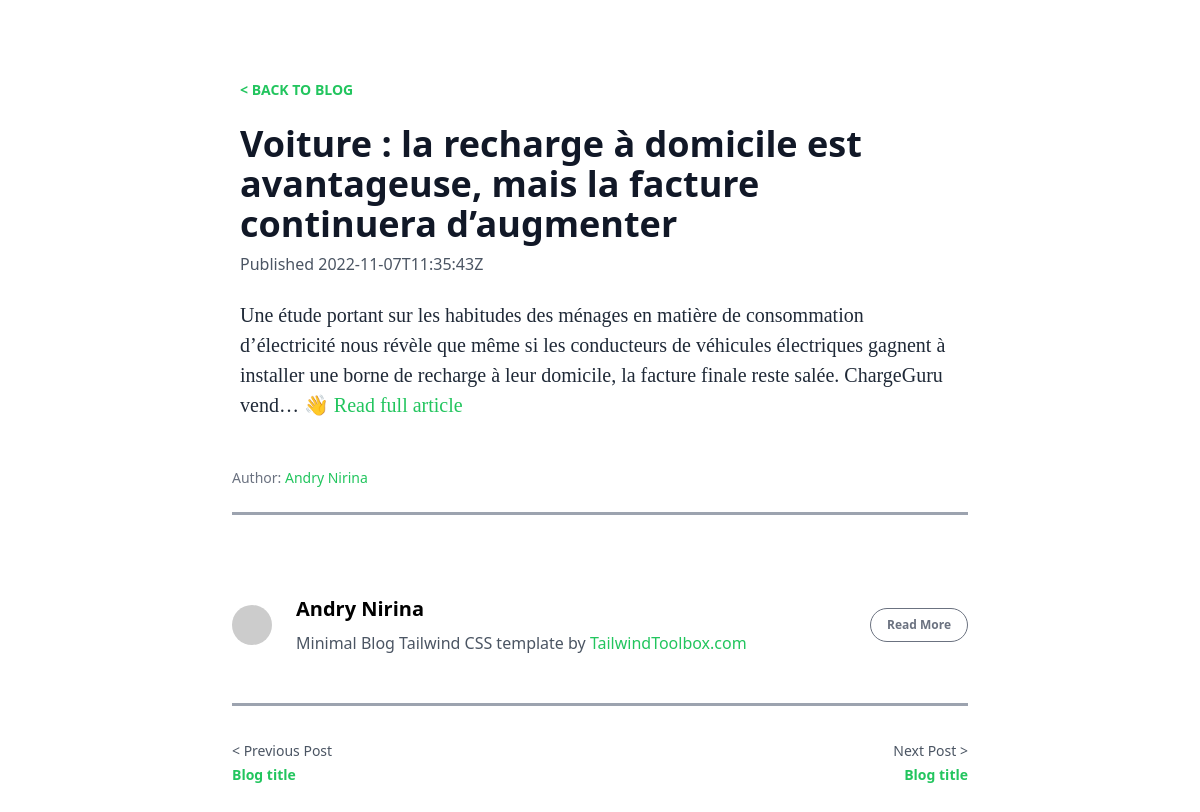
Screenshot of /detail/voiture-la-recharge-a-domicile-est-avantageuse-mais-la-facture-continuera-daugmenter/ with the database file from the repository.
### myapp/models.py (models this page shows, shortened)
class PostModel(models.Model):
    source = models.CharField(max_length=100,null=True,blank=True)
    title = models.CharField(max_length=100,null=True,blank=True)
    slug = models.SlugField(max_length=100,null=True,blank=True)
    author = models.CharField(max_length=20,null=True,blank=True)
    description = models.TextField(null=True,blank=True)
    publishedAt = models.CharField(max_length=100,null=True,blank=True)
    content = models.TextField(null=True,blank=True)
    url = models.CharField(max_length=1000,null=True,blank=True)
    urlToImage = models.CharField(max_length=1000,null=True,blank=True)

### myapp/views.py (the view)
# urls.py: path('detail/<slug:slug>/', views.detail, name='detail'),
def detail(request,slug):
    post_obj = get_object_or_404(PostModel,slug=slug)
    context = {
        'post_obj':post_obj,
    }
    return render(request,'detail.html',context)

### templates/detail.html (shortened to what this page needs)
<!DOCTYPE html>
<html lang="en">
<head>
    <link rel="stylesheet" href="https://unpkg.com/tailwindcss@2.2.19/dist/tailwind.min.css" />
    <script src="https://cdn.tailwindcss.com"></script>
</head>
<body>
    <div class="container w-full md:max-w-3xl mx-auto pt-20">
        <div class="w-full px-4 md:px-6 text-xl text-gray-800 leading-normal" style="font-family:Georgia,serif;">
            <div class="font-sans">
                <p class="text-base md:text-sm text-green-500 font-bold">&lt; <a style="cursor: pointer;"
                   onclick="history.go(-1)"
                        class="text-base md:text-sm text-green-500 font-bold no-underline hover:underline">BACK TO
                        BLOG</a></p>
                <h1 class="font-bold font-sans break-normal text-gray-900 pt-6 pb-2 text-3xl md:text-4xl">
                    {{post_obj.title}}</h1>
                <p class="text-sm md:text-base font-normal text-gray-600">Published {{post_obj.publishedAt}}</p>
            </div>
            <p class="py-6">
                {{post_obj.description | safe}}
                👋 <a target="_blank" class="text-green-500 no-underline hover:underline" href="{{post_obj.url}}">Read
                    full article</a>
            </p>
        </div>
        <div class="text-base md:text-sm text-gray-500 px-4 py-6">
            Author: <a
               class="text-base md:text-sm text-green-500 no-underline hover:underline">{{post_obj.author}}</a></div>
        <hr class="border-b-2 border-gray-400 mb-8 mx-4">
        <div class="flex w-full items-center font-sans px-4 py-12">
            <img class="w-10 h-10 rounded-full mr-4" src="http://i.pravatar.cc/300" alt="Avatar of Author">
            <div class="flex-1 px-2">
                <p class="text-base font-bold text-base md:text-xl leading-none mb-2">{{post_obj.author}}</p>
                <p class="text-gray-600 text-xs md:text-base">Minimal Blog Tailwind CSS template by <a
                        class="text-green-500 no-underline hover:underline"
                        href="https://www.tailwindtoolbox.com">TailwindToolbox.com</a></p>
            </div>
            <div class="justify-end">
                <button
                    class="bg-transparent border border-gray-500 hover:border-green-500 text-xs text-gray-500 hover:text-green-500 font-bold py-2 px-4 rounded-full">Read
                    More</button>
            </div>
        </div>
        <hr class="border-b-2 border-gray-400 mb-8 mx-4">
        <div class="font-sans flex justify-between content-center px-4 pb-12">
            <div class="text-left">
                <span class="text-xs md:text-sm font-normal text-gray-600">&lt; Previous Post</span><br>
                <p><a href="#"
                        class="break-normal text-base md:text-sm text-green-500 font-bold no-underline hover:underline">Blog
                        title</a></p>
            </div>
            <div class="text-right">
                <span class="text-xs md:text-sm font-normal text-gray-600">Next Post &gt;</span><br>
                <p><a href="#"
                        class="break-normal text-base md:text-sm text-green-500 font-bold no-underline hover:underline">Blog
                        title</a></p>
            </div>
        </div>
    </div>
</body>
</html>

### rows the page displays
PostModel: title "Voiture : la recharge à domicile est avantageuse, mais la facture continuera d’augmenter", publishedAt "2022-11-07T11:35:43Z", description "Une étude portant sur les habitudes des ménages en matière de consommation d’électricité nous révèle que même si les conducteurs de véhicules électriques gagnent à installer une borne de recharge à leur domicile, la facture finale reste salée. ChargeGuru vend…", author "Andry Nirina"
